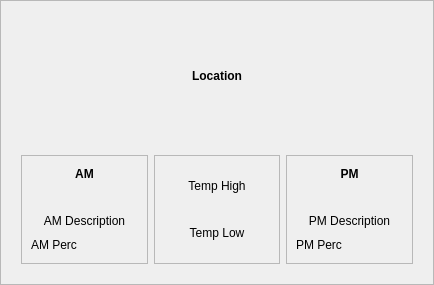
<?xml version="1.0" encoding="UTF-8"?>
<ui version="4.0">
 <class>LocationFrame</class>
 <widget class="QFrame" name="LocationFrame">
  <property name="geometry">
   <rect>
    <x>0</x>
    <y>0</y>
    <width>434</width>
    <height>285</height>
   </rect>
  </property>
  <property name="windowTitle">
   <string>Frame</string>
  </property>
  <property name="frameShape">
   <enum>QFrame::StyledPanel</enum>
  </property>
  <property name="frameShadow">
   <enum>QFrame::Raised</enum>
  </property>
  <layout class="QVBoxLayout" name="verticalLayout">
   <item>
    <widget class="QLabel" name="locationLabel">
     <property name="text">
      <string>&lt;html&gt;&lt;head/&gt;&lt;body&gt;&lt;p align=&quot;center&quot;&gt;&lt;span style=&quot; font-weight:600;&quot;&gt;Location&lt;/span&gt;&lt;/p&gt;&lt;/body&gt;&lt;/html&gt;</string>
     </property>
     <property name="openExternalLinks">
      <bool>true</bool>
     </property>
    </widget>
   </item>
   <item>
    <widget class="QFrame" name="lowerFrame">
     <property name="frameShape">
      <enum>QFrame::NoFrame</enum>
     </property>
     <property name="frameShadow">
      <enum>QFrame::Plain</enum>
     </property>
     <layout class="QHBoxLayout" name="horizontalLayout_3">
      <item>
       <widget class="QFrame" name="amFrame">
        <property name="frameShape">
         <enum>QFrame::StyledPanel</enum>
        </property>
        <property name="frameShadow">
         <enum>QFrame::Raised</enum>
        </property>
        <layout class="QVBoxLayout" name="verticalLayout_4">
         <item>
          <widget class="QLabel" name="amTop">
           <property name="text">
            <string>&lt;html&gt;&lt;head/&gt;&lt;body&gt;&lt;p align=&quot;center&quot;&gt;&lt;span style=&quot; font-weight:600;&quot;&gt;AM&lt;/span&gt;&lt;/p&gt;&lt;/body&gt;&lt;/html&gt;</string>
           </property>
          </widget>
         </item>
         <item>
          <widget class="QLabel" name="amLabel">
           <property name="maximumSize">
            <size>
             <width>120</width>
             <height>120</height>
            </size>
           </property>
           <property name="text">
            <string/>
           </property>
           <property name="pixmap">
            <pixmap>icons/am-clear.jpg</pixmap>
           </property>
           <property name="alignment">
            <set>Qt::AlignCenter</set>
           </property>
          </widget>
         </item>
         <item>
          <widget class="QLabel" name="amDes">
           <property name="text">
            <string>&lt;html&gt;&lt;head/&gt;&lt;body&gt;&lt;p align=&quot;center&quot;&gt;AM Description&lt;/p&gt;&lt;/body&gt;&lt;/html&gt;</string>
           </property>
          </widget>
         </item>
         <item>
          <widget class="QLabel" name="amPercChance">
           <property name="text">
            <string>AM Perc</string>
           </property>
          </widget>
         </item>
        </layout>
       </widget>
      </item>
      <item>
       <widget class="QFrame" name="tempFrame">
        <property name="frameShape">
         <enum>QFrame::StyledPanel</enum>
        </property>
        <property name="frameShadow">
         <enum>QFrame::Raised</enum>
        </property>
        <layout class="QVBoxLayout" name="verticalLayout_5">
         <item>
          <widget class="QLabel" name="tempHigh">
           <property name="text">
            <string>&lt;html&gt;&lt;head/&gt;&lt;body&gt;&lt;p align=&quot;center&quot;&gt;Temp High&lt;/p&gt;&lt;/body&gt;&lt;/html&gt;</string>
           </property>
          </widget>
         </item>
         <item>
          <widget class="QLabel" name="tempLow">
           <property name="text">
            <string>&lt;html&gt;&lt;head/&gt;&lt;body&gt;&lt;p align=&quot;center&quot;&gt;Temp Low&lt;/p&gt;&lt;/body&gt;&lt;/html&gt;</string>
           </property>
          </widget>
         </item>
        </layout>
       </widget>
      </item>
      <item>
       <widget class="QFrame" name="pmFrame">
        <property name="frameShape">
         <enum>QFrame::StyledPanel</enum>
        </property>
        <property name="frameShadow">
         <enum>QFrame::Raised</enum>
        </property>
        <layout class="QVBoxLayout" name="verticalLayout_6">
         <item>
          <widget class="QLabel" name="pmTop">
           <property name="text">
            <string>&lt;html&gt;&lt;head/&gt;&lt;body&gt;&lt;p align=&quot;center&quot;&gt;&lt;span style=&quot; font-weight:600;&quot;&gt;PM&lt;/span&gt;&lt;/p&gt;&lt;/body&gt;&lt;/html&gt;</string>
           </property>
          </widget>
         </item>
         <item>
          <widget class="QLabel" name="pmLabel">
           <property name="maximumSize">
            <size>
             <width>120</width>
             <height>120</height>
            </size>
           </property>
           <property name="text">
            <string/>
           </property>
           <property name="pixmap">
            <pixmap>icons/pm-clear.jpg</pixmap>
           </property>
          </widget>
         </item>
         <item>
          <widget class="QLabel" name="pmDes">
           <property name="text">
            <string>&lt;html&gt;&lt;head/&gt;&lt;body&gt;&lt;p align=&quot;center&quot;&gt;PM Description&lt;/p&gt;&lt;/body&gt;&lt;/html&gt;</string>
           </property>
          </widget>
         </item>
         <item>
          <widget class="QLabel" name="pmPercChance">
           <property name="text">
            <string>PM Perc</string>
           </property>
          </widget>
         </item>
        </layout>
       </widget>
      </item>
     </layout>
    </widget>
   </item>
  </layout>
 </widget>
 <resources/>
 <connections/>
</ui>
